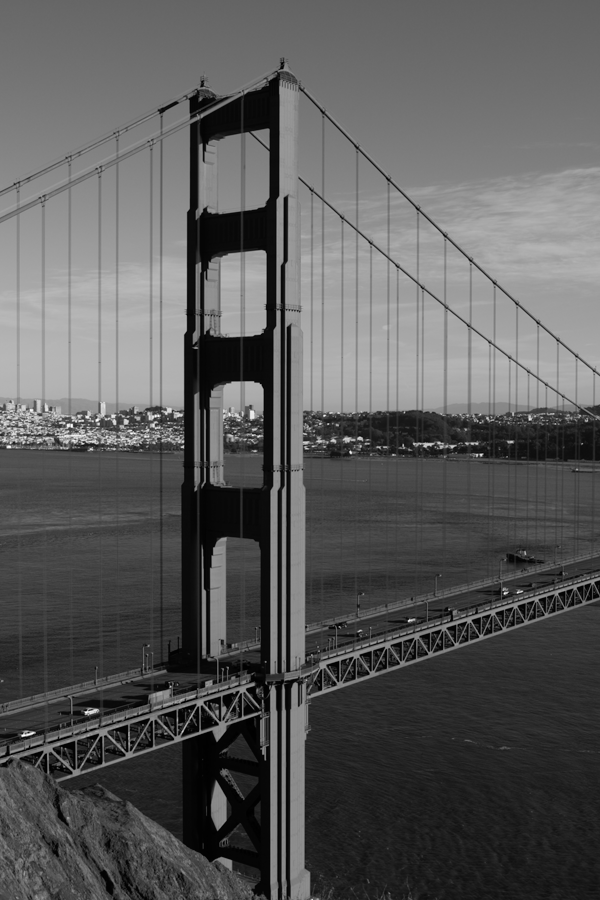
#> input picture data/goldengate-03.png, 600 x 900 px
$ python stitch.py
#> lines starting #> are read from the running program, lines starting #| are printed output that depends on the picture
# 260201059 Ertuğrul Demir
import numpy as np
import cv2 as cv


def warpImages(img1, img2, H):  # From https://datahacker.rs/005-how-to-create-a-panorama-image-using-opencv-with-python/
    rows1, cols1 = img1.shape[:2]
    rows2, cols2 = img2.shape[:2]

    list_of_points_1 = np.float32([[0,0], [0,rows1], [cols1,rows1], [cols1,0]]).reshape(-1,1,2)
    temp_points = np.float32([[0,0], [0,rows2], [cols2,rows2], [cols2,0]]).reshape(-1,1,2)
    list_of_points_2 = cv.perspectiveTransform(temp_points, H)
    list_of_points = np.concatenate((list_of_points_1, list_of_points_2), axis=0)

    [x_min, y_min] = np.int32(list_of_points.min(axis=0).ravel() - 0.5)
    [x_max, y_max] = np.int32(list_of_points.max(axis=0).ravel() + 0.5)
    translation_dist = [-x_min, -y_min]
    H_translation = np.array([[1, 0, translation_dist[0]], [0, 1, translation_dist[1]], [0,0,1]])

    output_img = cv.warpPerspective(img2, H_translation.dot(H), (x_max-x_min, y_max-y_min))
    output_img[translation_dist[1]:rows1+translation_dist[1], translation_dist[0]:cols1+translation_dist[0]] = img1

    return output_img

def exercise_3():
    sift = cv.SIFT_create()

    center = cv.imread('../data/goldengate-03.png') # center is 2 result is very bad if center is 3 result better than second one therefore center is 3.
#> center is the input picture: shape (900, 600, 3); min 0, max 255, mean 89.9
    center = cv.cvtColor(center, cv.COLOR_BGR2GRAY)
#> center: shape (900, 600)
    for i in range(6):
        if i == 3: continue
        keypoints_2, descriptors_2 = sift.detectAndCompute(center, None)
#> keypoints_2 = 1963 keypoints; strongest (x, y, size): (350, 452, 1.9), (481, 455, 2), (23, 735, 2.1), (183, 447, 1.9)

        img1 = cv.imread('../data/goldengate-0'+str(i)+'.png')
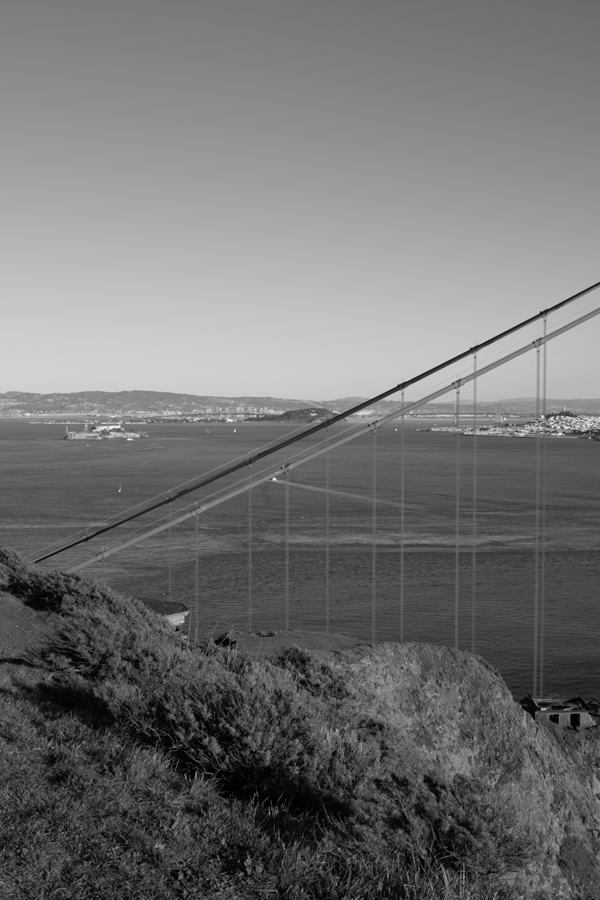
#> input picture data/goldengate-00.png, 600 x 900 px
#> img1 is the input picture: shape (900, 600, 3); min 0, max 249, mean 113.3
        img1 = cv.cvtColor(img1, cv.COLOR_BGR2GRAY)
#> img1: shape (900, 600)
        keypoints_1, descriptors_1 = sift.detectAndCompute(img1, None)
#> keypoints_1 = 2735 keypoints; strongest (x, y, size): (274, 479, 2.1), (542, 417, 2), (476, 348, 4.4), (542, 709, 2)
        bf = cv.BFMatcher()
        matches = bf.match(descriptors_1,descriptors_2)
#> matches = 2735 matches

        src_pts = np.float32([ keypoints_1[m.queryIdx].pt for m in matches ]).reshape(-1,1,2)
#> src_pts = 2735 rows, first 8: [2.36, 802.5], [2.36, 802.5], [3.11, 861.8], [3.43, 391.8], [3.49, 391.5], [4.04, 736.6], [4.97, 837.9], [5.06, 660.1]
        dst_pts = np.float32([ keypoints_2[m.trainIdx].pt for m in matches ]).reshape(-1,1,2)
#> dst_pts = 2735 rows, first 8: [5.6, 423.2], [21.46, 413.7], [156.7, 666.6], [185, 330], [211.9, 570.7], [67.03, 824], [131.5, 420.2], [94.33, 861.4]
        M, mask = cv.findHomography(src_pts, dst_pts, cv.RANSAC,5.0)
#> M = [[-0.949, 0.183, 30], [-9.76, 1.73, 432.7], [-0.0232, 0.00412, 1]]; mask = 2735 values, max 1 at index 35, min 0 at index 0, mean 0.00475

        center = warpImages(center,img1,M)
#> in warpImages, `list_of_points_2 = cv.perspectiveTransform(temp_points, H)`: list_of_points_2 = [[30, 432.7], [41.37, 421.6], [40.77, 421.7], [41.82, 420.8]]
#> in warpImages, `list_of_points = np.concatenate((list_of_points_1, list_of_points_2), ..`: list_of_points = [[0, 0], [0, 900], [600, 900], [600, 0], [30, 432.7], [41.37, 421.6], [40.77, 421.7], [41.82, 420.8]]
#> in warpImages, `[x_min, y_min] = np.int32(list_of_points.min(axis=0).ravel() - 0.5)`: x_min = 0
#> in warpImages, `[x_max, y_max] = np.int32(list_of_points.max(axis=0).ravel() + 0.5)`: x_max = 600; y_max = 900
#> in warpImages, `translation_dist = [-x_min, -y_min]`: translation_dist = [0, 0]
#> in warpImages, `H_translation = np.array([[1, 0, translation_dist[0]], [0, 1, translat..`: H_translation = [[1, 0, 0], [0, 1, 0], [0, 0, 1]]
#> in warpImages, `output_img = cv.warpPerspective(img2, H_translation.dot(H), (x_max-x_m..`:
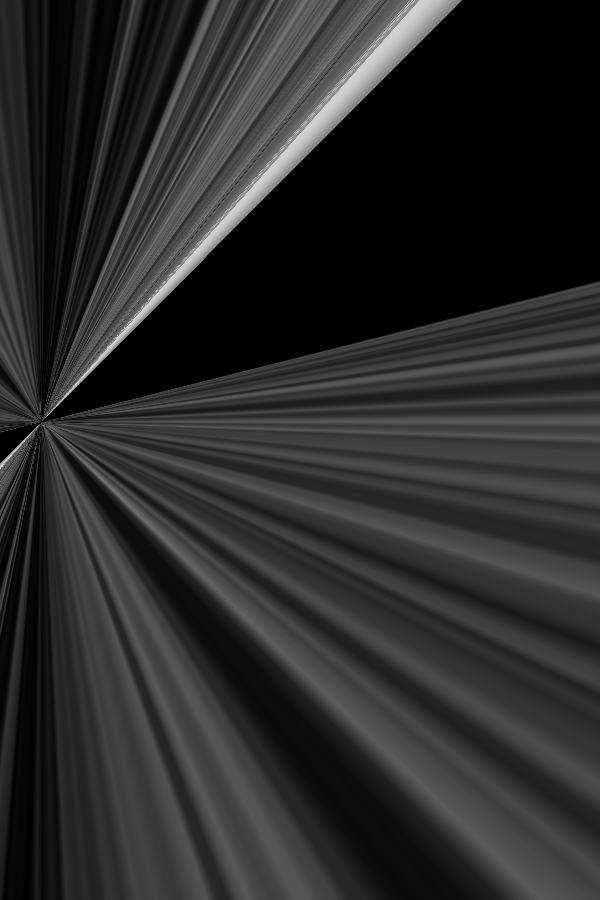
#> output_img: shape (900, 600); min 0, max 208, mean 42.4
#> pass 2 of the loop in exercise_3, `for i in range(6):`:
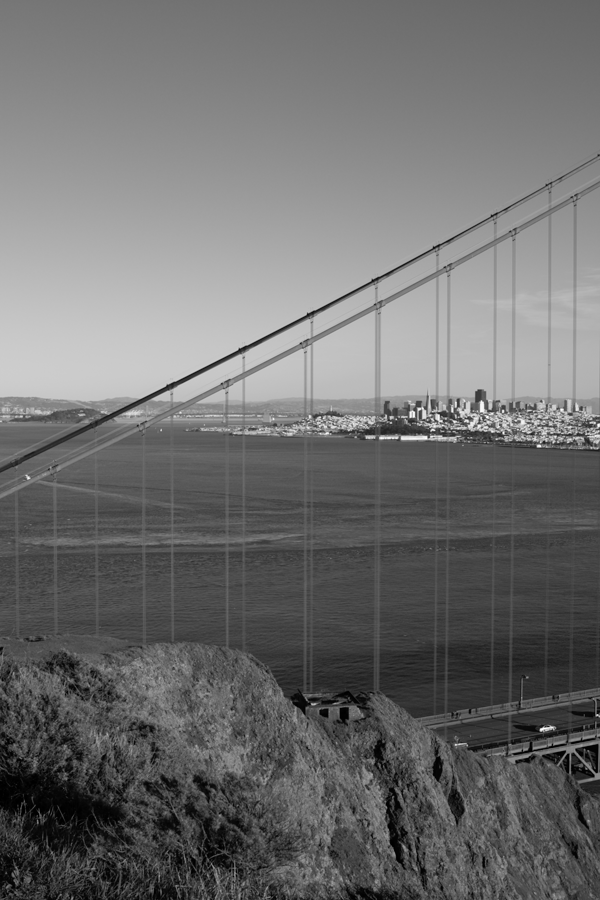
#> input picture data/goldengate-01.png, 600 x 900 px
#> in exercise_3, img1 is the input picture: shape (900, 600, 3); min 0, max 255, mean 110.4
#> img1: shape (900, 600)
#> keypoints_1 = 2465 keypoints; strongest (x, y, size): (541, 729, 2.4), (539, 446, 2.4), (419, 409, 2.1), (412, 414, 4.4)
#> matches = 2465 matches
#> src_pts = 2465 rows, first 8: [2.94, 746.7], [3.14, 734.6], [3.21, 409.4], [3.95, 727.8], [3.95, 727.8], [4.31, 683.1], [4.6, 493.8], [4.77, 689.8]
#> dst_pts = 2465 rows, first 8: [84.59, 413], [233.9, 433.9], [224, 772.1], [142.9, 847.7], [218.5, 731.4], [165.9, 413.1], [2.71, 714], [216.6, 700.4]
#> M = [[0.884, 0.0278, -483.7], [-0.297, 0.781, 203.4], [-0.000216, -6.45e-05, 1]]; mask = 2465 values, max 1 at index 2194, min 0 at index 0, mean 0.0503
#> list_of_points_2 = [[-483.7, 203.4], [-486.9, 962.3], [88.38, 896.5], [53.73, 28.91]]
#> list_of_points = [[0, 0], [0, 900], [600, 900], [600, 0], [-483.7, 203.4], [-486.9, 962.3], [88.38, 896.5], [53.73, 28.91]]
#> x_min = -487
#> y_max = 962
#> translation_dist = [487, 0]
#> H_translation = [[1, 0, 487], [0, 1, 0], [0, 0, 1]]
#> in warpImages (call 2), `output_img = cv.warpPerspective(img2, H_translation.dot(H), (x_max-x_m..`:
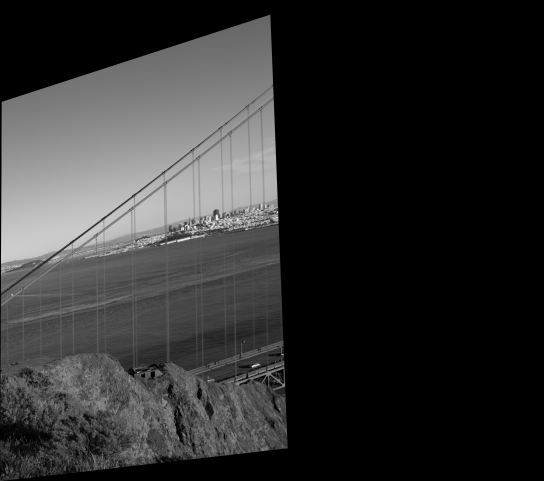
#> output_img: shape (962, 1087) (shown at 1/2 size); min 0, max 253, mean 47.1
#> in warpImages (call 2), `output_img[translation_dist[1]:rows1+translation_dist[1], translation_..`:
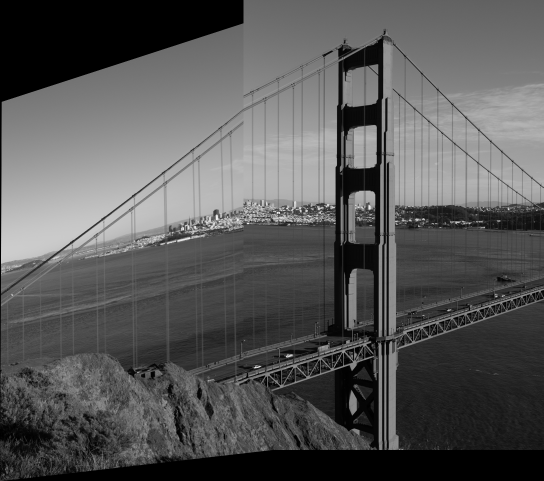
#> output_img: shape (962, 1087) (shown at 1/2 size); min 0, max 255, mean 87.7
#> pass 3 of the loop in exercise_3, `for i in range(6):`:
#> keypoints_2 = 4178 keypoints; strongest (x, y, size): (837, 452, 1.9), (968, 455, 2), (510, 735, 2.1), (670, 447, 1.9)
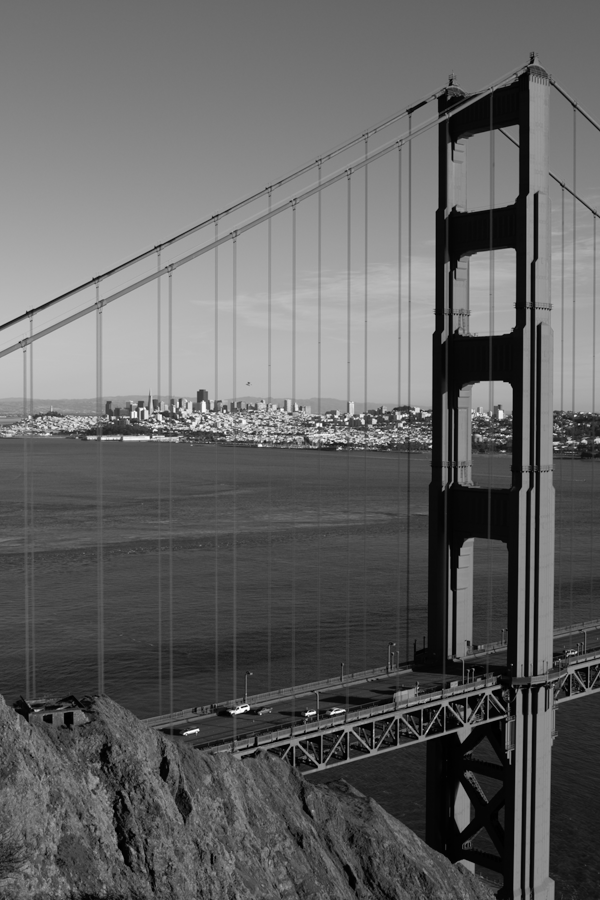
#> input picture data/goldengate-02.png, 600 x 900 px
#> in exercise_3, img1 is the input picture: shape (900, 600, 3); min 0, max 255, mean 98.5
#> img1: shape (900, 600)
#> keypoints_1 = 2486 keypoints; strongest (x, y, size): (430, 446, 1.9), (314, 712, 2), (332, 713, 2.2), (306, 714, 2)
#> matches = 2486 matches
#> src_pts = 2486 rows, first 8: [2.61, 763], [3.55, 789.7], [3.84, 834.6], [4.82, 890.2], [4.82, 890.2], [6.03, 780.2], [6.61, 702.8], [7.7, 425.5]
#> dst_pts = 2486 rows, first 8: [444, 858.8], [243.3, 735.1], [171.4, 894.8], [194.1, 827.6], [378.6, 800.4], [116.2, 734.1], [249.4, 741], [249.3, 493.9]
#> M = [[1.16, 0.0125, 209.4], [0.0539, 1.07, -23.54], [0.000146, 4.64e-06, 1]]; mask = 2486 values, max 1 at index 434, min 0 at index 0, mean 0.465
#> list_of_points_2 = [[209.4, -23.54], [219.8, 932.7], [839.1, 887.6], [832, 8.1]]
#> list_of_points = [[0, 0], [0, 962], [1087, 962], [1087, 0], [209.4, -23.54], [219.8, 932.7], [839.1, 887.6], [832, 8.1]]
#> x_min = 0; y_min = -24
#> x_max = 1087
#> translation_dist = [0, 24]
#> H_translation = [[1, 0, 0], [0, 1, 24], [0, 0, 1]]
#> in warpImages (call 3), `output_img = cv.warpPerspective(img2, H_translation.dot(H), (x_max-x_m..`:
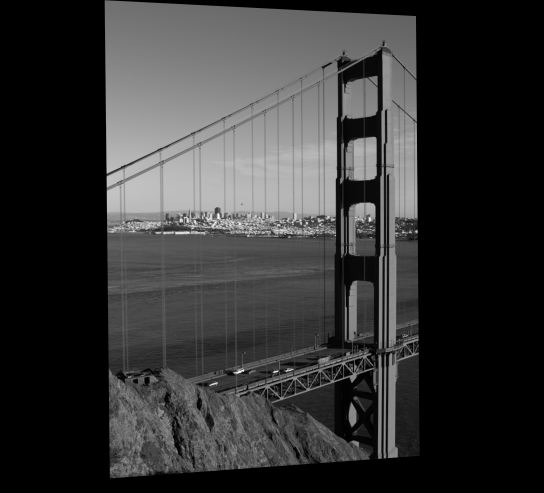
#> output_img: shape (986, 1087) (shown at 1/2 size); min 0, max 255, mean 52.9
#> in warpImages (call 3), `output_img[translation_dist[1]:rows1+translation_dist[1], translation_..`:
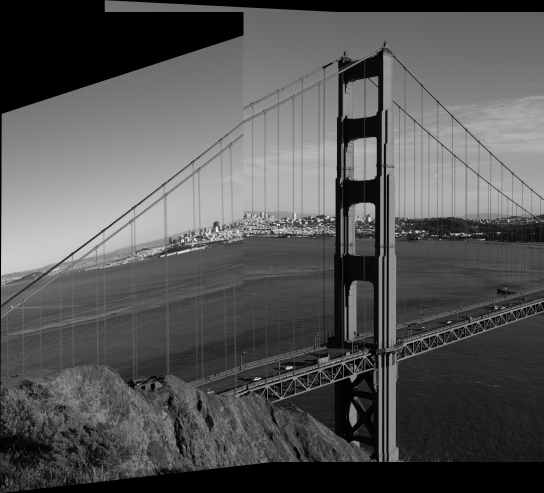
#> output_img: shape (986, 1087) (shown at 1/2 size); min 0, max 255, mean 86.1
#> the loop made 5 passes; the first 3 are shown

    cv.imwrite('../results/panaroma.png',center)


#> (the run stopped early here; a loop or call above may not have finished)
